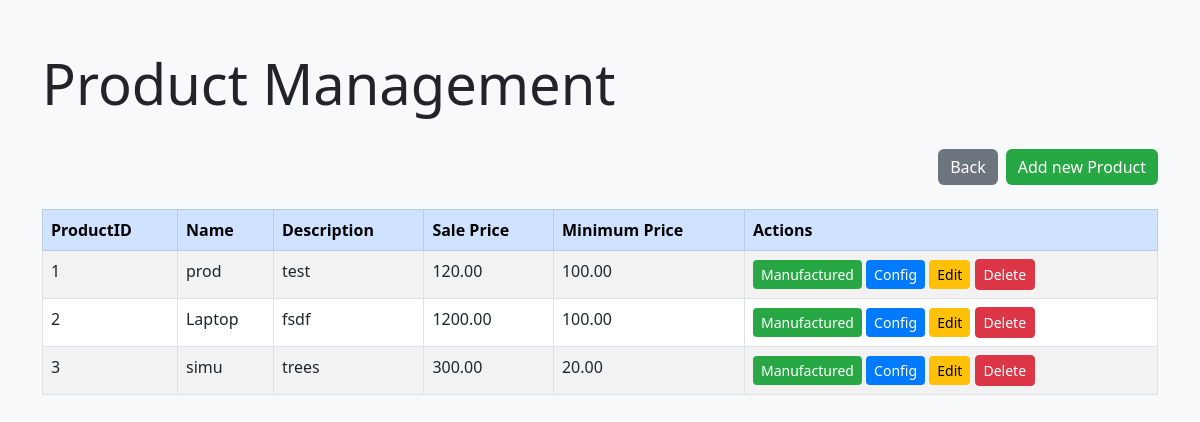
/products, run on an earlier commit of the app's database.
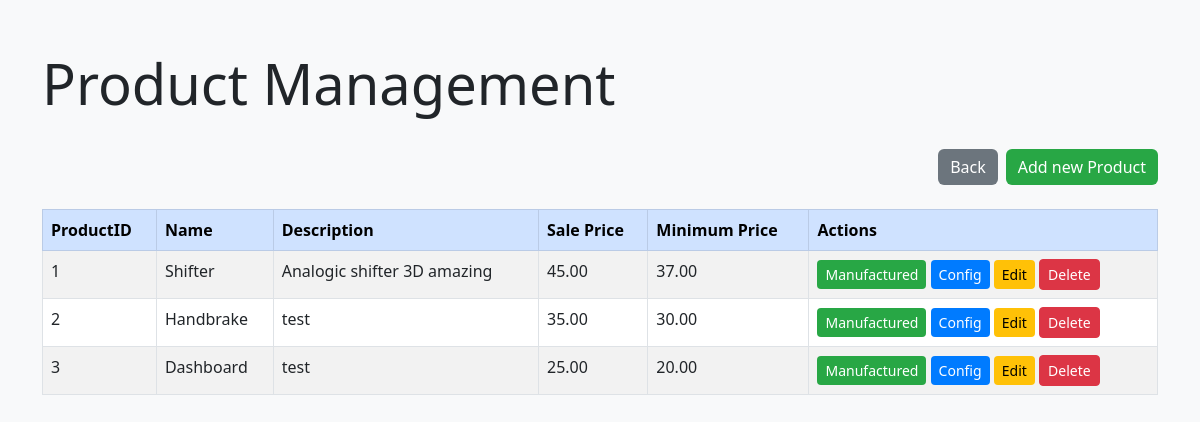
And on a later commit of the database.
### model/model.py (models this page shows, shortened)
class Product(Base):
    __tablename__ = 'products'
    product_id = Column(Integer, primary_key=True)
    name = Column(String)
    description = Column(String)
    sale_price = Column(Numeric(10, 2), nullable=False)
    minimum_price = Column(Numeric(10, 2), nullable=False)
    manufactured_items  = relationship("ManufacturedItem", back_populates="product", cascade="all, delete-orphan")
    materials = relationship("ProductMaterial", back_populates="product", cascade="all, delete-orphan")

### app.py (the view)
@app.route('/products')
def products():
    product_controller = ProductController(session)
    products = product_controller.get_all_products()
    return render_template('products.html', products=products)

### controller/controller.py (called while the page is built)
    def get_all_products(self):
        return self.session.query(Product).all()

### templates/products.html (shortened to what this page needs)
<!DOCTYPE html>
<html lang="en">
<head>
    <link href="https://cdn.jsdelivr.net/npm/bootstrap@5.3.0/dist/css/bootstrap.min.css" rel="stylesheet">
</head>
<body>
    <div class="container">
        <div class="d-flex justify-content-between align-items-center mb-4">
            <h1 class="display-4">Product Management</h1>
        </div>
        <div class="d-flex justify-content-end mb-4">
            <a href="/" class="btn btn-secondary">Back</a>
            <a href="/product/add" class="btn btn-success ms-2">Add new Product</a>
        </div>
        <div class="table-responsive">
            <table class="table table-striped table-bordered">
                <thead class="table-primary">
                    <tr>
                        <th>ProductID</th>
                        <th>Name</th>
                        <th>Description</th>
                        <th>Sale Price</th>
                        <th>Minimum Price</th>
                        <th>Actions</th>
                    </tr>
                </thead>
                <tbody>
                    {% for product in products %}
                    <tr>
                        <td>{{ product.product_id }}</td>
                        <td>{{ product.name }}</td>
                        <td>{{ product.description }}</td>
                        <td>{{ product.sale_price }}</td>
                        <td>{{ product.minimum_price }}</td>
                        <td>
                            <a href="/product/{{ product.product_id }}/manufactured" class="btn btn-success btn-sm">Manufactured</a>
                            <a href="/product/{{ product.product_id }}/config" class="btn btn-primary btn-sm">Config</a>
                            <a href="/product/{{ product.product_id }}/edit" class="btn btn-warning btn-sm">Edit</a>
                            <a href="/product/{{ product.product_id }}/delete" onclick="return confirm('Are you sure you want to delete this record?');" class="btn btn-danger btn-sm">Delete</a>
                        </td>
                    </tr>
                    {% endfor %}
                </tbody>
            </table>
        </div>
    </div>
</body>
</html>

What changed in the data, as far as the page shows it:
changed Product id 1: name "prod" → "Shifter"; description "test" → "Analogic shifter 3D amazing"; sale_price "120.00" → "45.00"; minimum_price "100.00" → "37.00"
changed Product id 2: name "Laptop" → "Handbrake"; description "fsdf" → "test"; sale_price "1200.00" → "35.00"; minimum_price "100.00" → "30.00"
changed Product id 3: name "simu" → "Dashboard"; description "trees" → "test"; sale_price "300.00" → "25.00"
